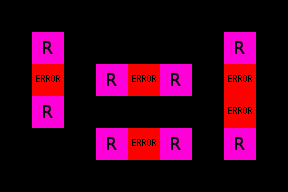

Tiled map render using the project's own tile images. Description and the map definition, with tile-layer contents summarised, below:
An orthogonal 9x6 tile map with 32x32 px tiles, 5 tile layers (Regions, Input_set, Input_set, Input_set, ...), 4 tilesets.

<map version="1.0" orientation="orthogonal" width="9" height="6" tilewidth="32" tileheight="32">
 <tileset firstgid="1" name="collision" tilewidth="32" tileheight="32">
  <image source="../../graphics/tiles/collision.png" width="64" height="32" />
 </tileset>
 <tileset firstgid="3" name="set_icecave" tilewidth="32" tileheight="32">
  <image source="../../graphics/tiles/set_icecave.png" width="128" height="128" />
 </tileset>
 <tileset firstgid="19" name="set_rules" tilewidth="32" tileheight="32">
  <image source="../../graphics/tiles/set_rules.png" width="64" height="64" />
 </tileset>
 <tileset firstgid="23" name="icecave" tilewidth="32" tileheight="32">
  <image source="../../graphics/tiles/icecave.png" width="512" height="256" />
 </tileset>
 <layer name="Regions" width="9" height="6">
  <data>[54 cells, 13 non-empty, 1 distinct tile ids]</data>
 </layer>
 <layer name="Input_set" width="9" height="6">
  <data>[54 cells, 5 non-empty, 2 distinct tile ids]</data>
 </layer>
 <layer name="Input_set" width="9" height="6">
  <data>[54 cells, 5 non-empty, 2 distinct tile ids]</data>
 </layer>
 <layer name="Input_set" width="9" height="6">
  <data>[54 cells, 5 non-empty, 2 distinct tile ids]</data>
 </layer>
 <layer name="Output_Error" width="9" height="6">
  <data>[54 cells, 5 non-empty, 1 distinct tile ids]</data>
 </layer>
</map>
